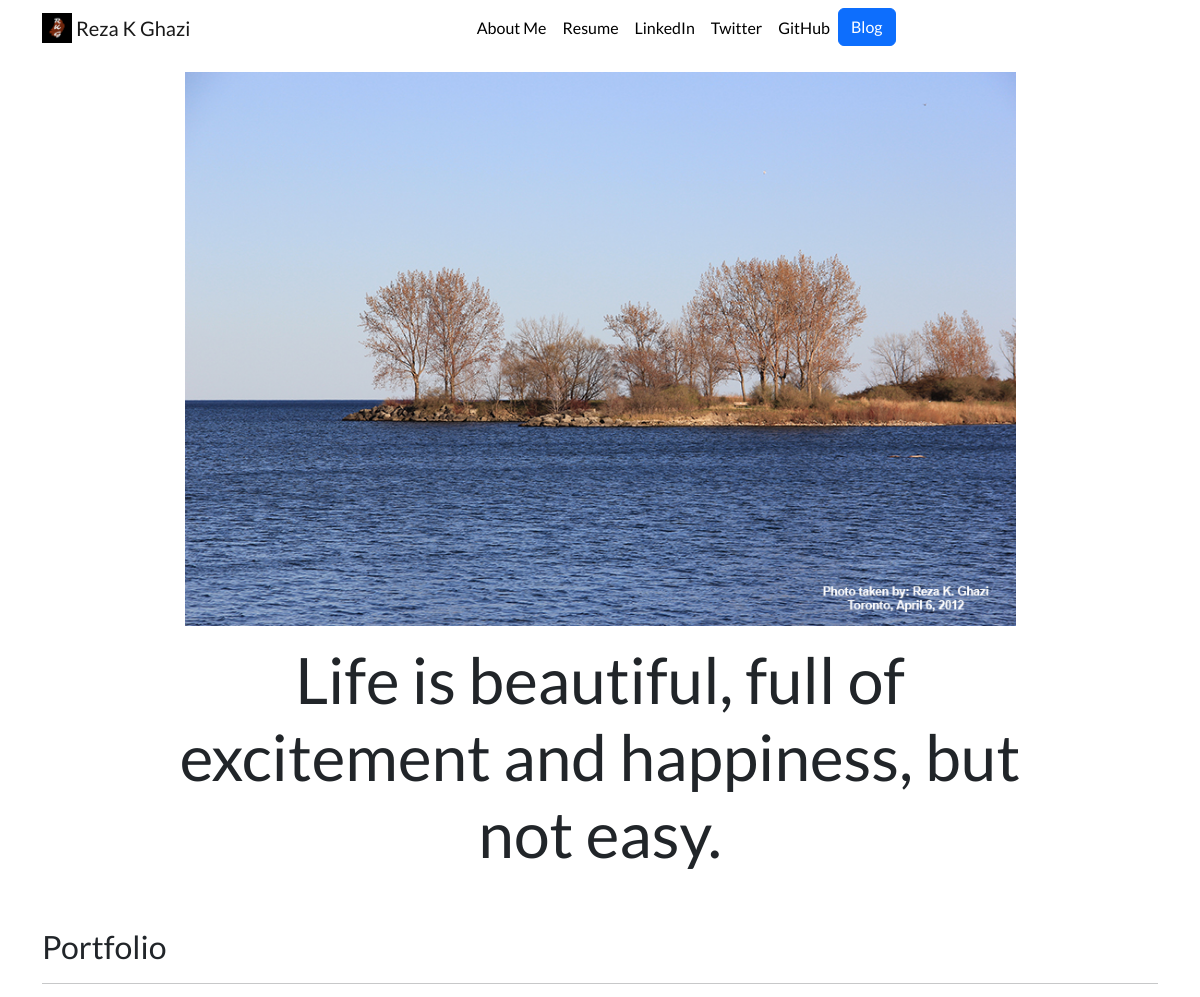
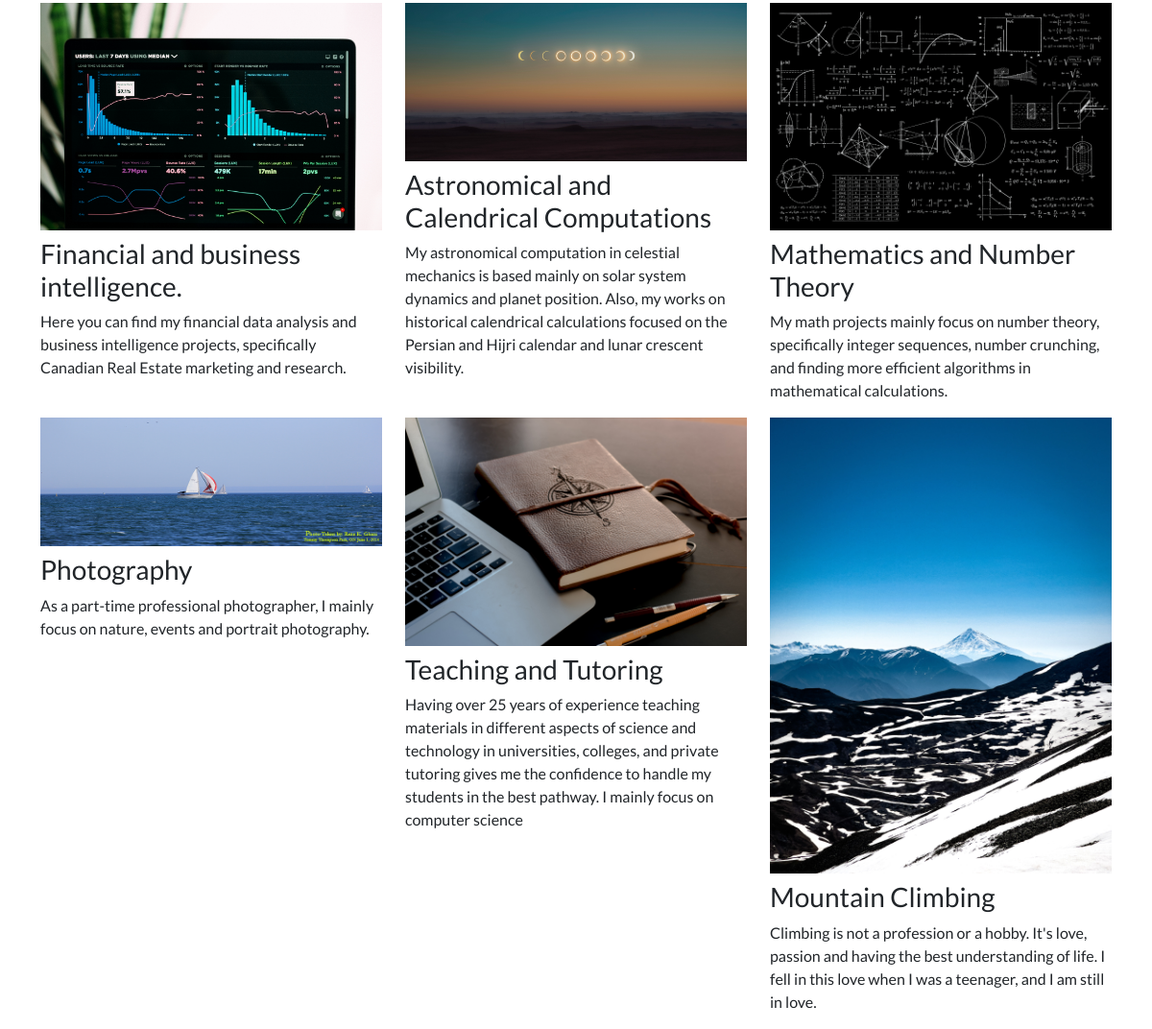
The page / on the database its author committed (2 pictures, top to bottom).
### portfolio/models.py (models this page shows, shortened)
class Project(models.Model):
    title = models.CharField(max_length=100)
    description = models.CharField(max_length=250)
    image = models.ImageField(upload_to='portfolio/images/')
    url = models.URLField(blank=True)
    link_label = models.CharField(default='', max_length=100)

### portfolio/views.py (the view)
# urls.py: 2. Add a URL to urlpatterns:  path('', views.home, name='home')
def home(request):
    projects = Project.objects.all()
    return render(request, 'portfolio/home.html', {'projects': projects})

### portfolio/templates/portfolio/home.html (shortened to what this page needs)
{% extends 'portfolio/base.html' %}
{% load static %}
{% block  content %}
    <div class="row justify-content-center my-3">
        <div class="col-xl-9">
            <img src="{% static 'portfolio/2012-04-06-016- My-portfolio.jpg' %}" class="img-fluid" alt="">
        </div>
    </div>
    <div class="row justify-content-center mb-3">
        <div class="col-md-10 text-center">
            <h1 id="hometext" class="font-weight-bold">Life is beautiful, full of excitement and happiness, but not
                easy.</h1>
        </div>
    </div>
    <h2 class="mt-5">Portfolio</h2>
    <hr>
    <div class="row">
        {% for project in projects %}
            <div class="col-lg-4 col-md-6">
                {% if project.url %}
                    <a href="{{ project.url }}">
                        <img src="{{ project.image.url }}" class="img-fluid mb-2" alt="">
                    </a>
                {% else %}
                    <img src="{{ project.image.url }}" class="img-fluid mb-2" alt="">
                {% endif %}
                <h3>{{ project.title }}</h3>
                <p>{{ project.description }}</p>
            </div>
        {% endfor %}
    </div>
{% endblock %}

### portfolio/static/portfolio/custom.css (style rules this page uses)
body { font-family: 'Lato', sans-serif; }
@media (min-width: 992px) { #hometext { font-size: 4rem; } }

### rows shown on the page
Project: image (picture), title "Financial and business intelligence.", description "Here you can find my financial data analysis and business intelligence projects, specifically Canadian Real Estate marketing and research."
Project: image (picture), title "Astronomical and Calendrical Computations", description "My astronomical computation in celestial mechanics is based mainly on solar system dynamics and planet position. Also, my works on historical calendrical calculations focused on the Persian and Hijri calendar and lunar crescent visibility."
Project: image (picture), title "Mathematics and Number Theory", description "My math projects mainly focus on number theory, specifically integer sequences, number crunching, and finding more efficient algorithms in mathematical calculations."
Project: image (picture), title "Photography", description "As a part-time professional photographer, I mainly focus on nature, events and portrait photography."
Project: image (picture), title "Teaching and Tutoring", description "Having over 25 years of experience teaching materials in different aspects of science and technology in universities, colleges, and private tutoring gives me the confidence to handle my students in the best pathway. I mainly focus on computer science"
Project: image (picture), title "Mountain Climbing", description "Climbing is not a profession or a hobby. It's love, passion and having the best understanding of life. I fell in this love when I was a teenager, and I am still in love."
